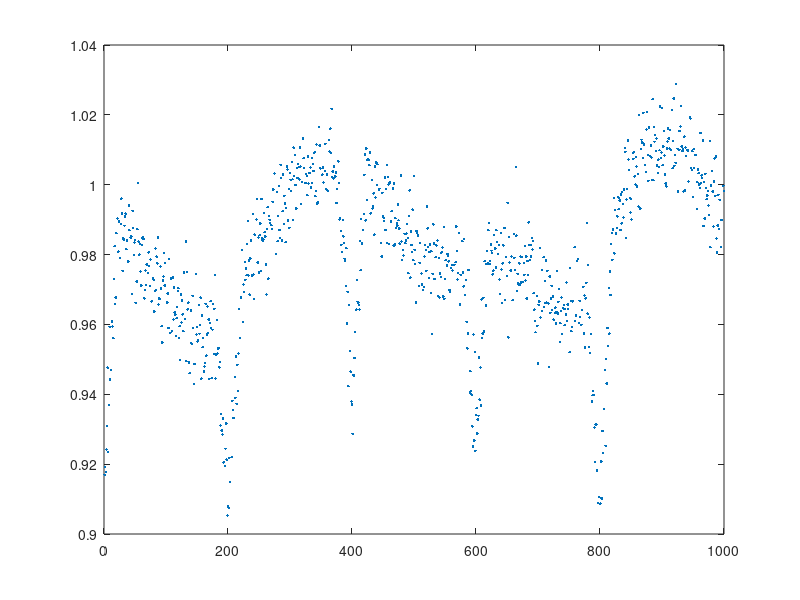

The MATLAB script that drew this image:

x = randperm(100);lx = length(x);
y = zeros(1,1000);ly = length(y);
k  =200;
for i = 1:k:ly
    toss = rand>0.1;
    y(i) = -toss*0.02*(1+rand);
end
ly = length(y);


ker = [0:20 20:-1:0]/10;
x = randperm(ly);
off = zeros(size(x));
for N = 2:5
off = off + 1/N^2*sin(2*pi*N/ly*(1:ly)+rand*2*pi);
end
off = off/(200*rand+1);
z = off+0.985+(rand(size(y))/10+1).*conv(y,ker,'same')+randn(1,ly)/(100+50*rand);
z(x(4:10:end))=nan;
plot(z,'.')